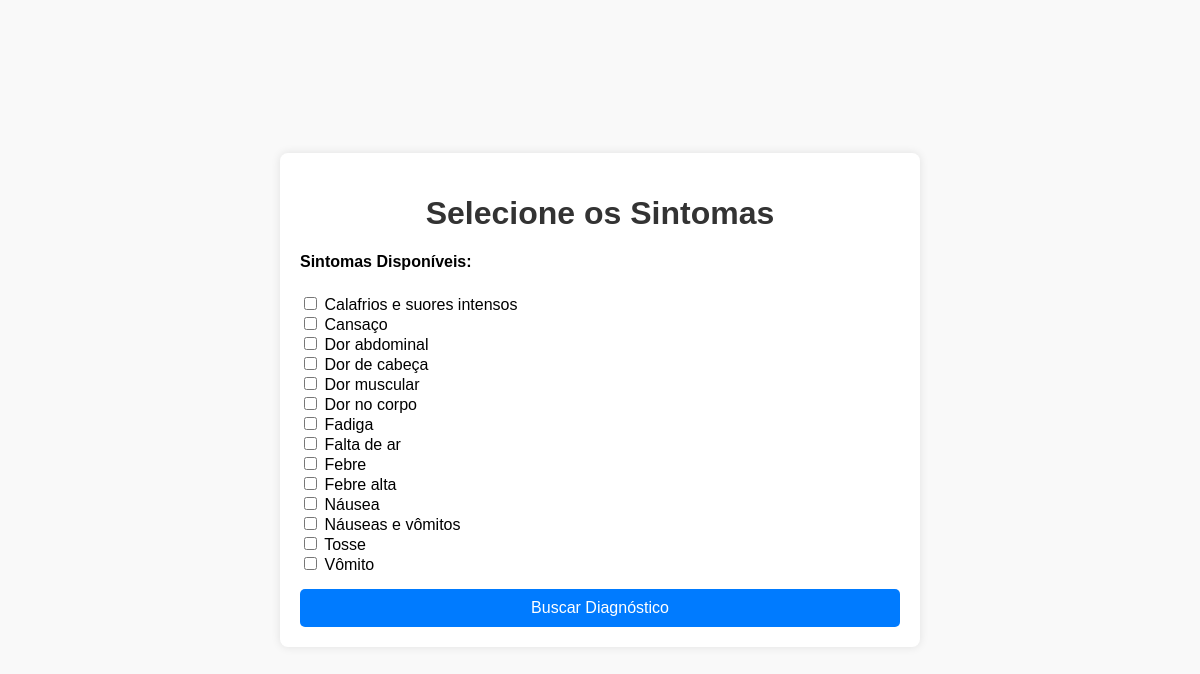
The page /sintomas.php (signed in) on the database its author committed.
### tables this page shows
CREATE TABLE IF NOT EXISTS `sintomas` (
  `id` int NOT NULL AUTO_INCREMENT,
  `nome` varchar(100) NOT NULL,
  PRIMARY KEY (`id`),
  UNIQUE KEY `nome` (`nome`)
);

### sintomas.php (the view, shortened to what this page needs)
<!DOCTYPE html>
<html lang="pt-pt">
<head>
</head>
<body>
    <div class="container">
        <h1>Selecione os Sintomas</h1>
        <form id="sintomas-form" action="resultado.php" method="POST" onsubmit="showLoading(); return false;">
            <div class="form-group">
                <label for="sintomas">Sintomas Disponíveis:</label>
                <br>
                <?php
                $host = "localhost";
                $usuario = "root";
                $senha = "";
                $banco = "diagnostico_medico";
                $conexao = new mysqli($host, $usuario, $senha, $banco);
                $sql = "SELECT id, nome FROM sintomas ORDER BY nome";
                $resultado = $conexao->query($sql);
                if ($resultado->num_rows > 0) {
                    while ($linha = $resultado->fetch_assoc()) {
                        $sintomaId = $linha['id'];
                        $sintomaNome = htmlspecialchars($linha['nome']);
                        echo "<div><input type='checkbox' name='sintomas[]' value='$sintomaId'> $sintomaNome</div>";
                    }
                } else {
                    echo "Nenhum sintoma encontrado na base de dados.";
                }
                ?>
            </div>
            <button type="submit">Buscar Diagnóstico</button>
        </form>
    </div>
</body>
</html>

### sintomas.php (style rules this page uses)
body { font-family: Arial, sans-serif; background-color: #f9f9f9; margin: 0; padding: 0; display: flex; justify-content: center; align-items: center; height: 100vh; }
.container { background: #fff; padding: 20px; border-radius: 8px; box-shadow: 0 0 10px rgba(0, 0, 0, 0.1); width: 100%; max-width: 600px; }
h1 { text-align: center; color: #333; }
.form-group { margin-bottom: 15px; }
label { font-weight: bold; display: block; margin-bottom: 5px; }
button { width: 100%; padding: 10px; background-color: #007BFF; color: white; border: none; border-radius: 5px; cursor: pointer; font-size: 16px; }

### rows shown on the page
sintomas: nome "Calafrios e suores intensos"
sintomas: nome "Cansaço"
sintomas: nome "Dor abdominal"
sintomas: nome "Dor de cabeça"
sintomas: nome "Dor muscular"
sintomas: nome "Dor no corpo"
sintomas: nome "Fadiga"
sintomas: nome "Falta de ar"
sintomas: nome "Febre"
sintomas: nome "Febre alta"
sintomas: nome "Náusea"
sintomas: nome "Náuseas e vômitos"
sintomas: nome "Tosse"
sintomas: nome "Vômito"
